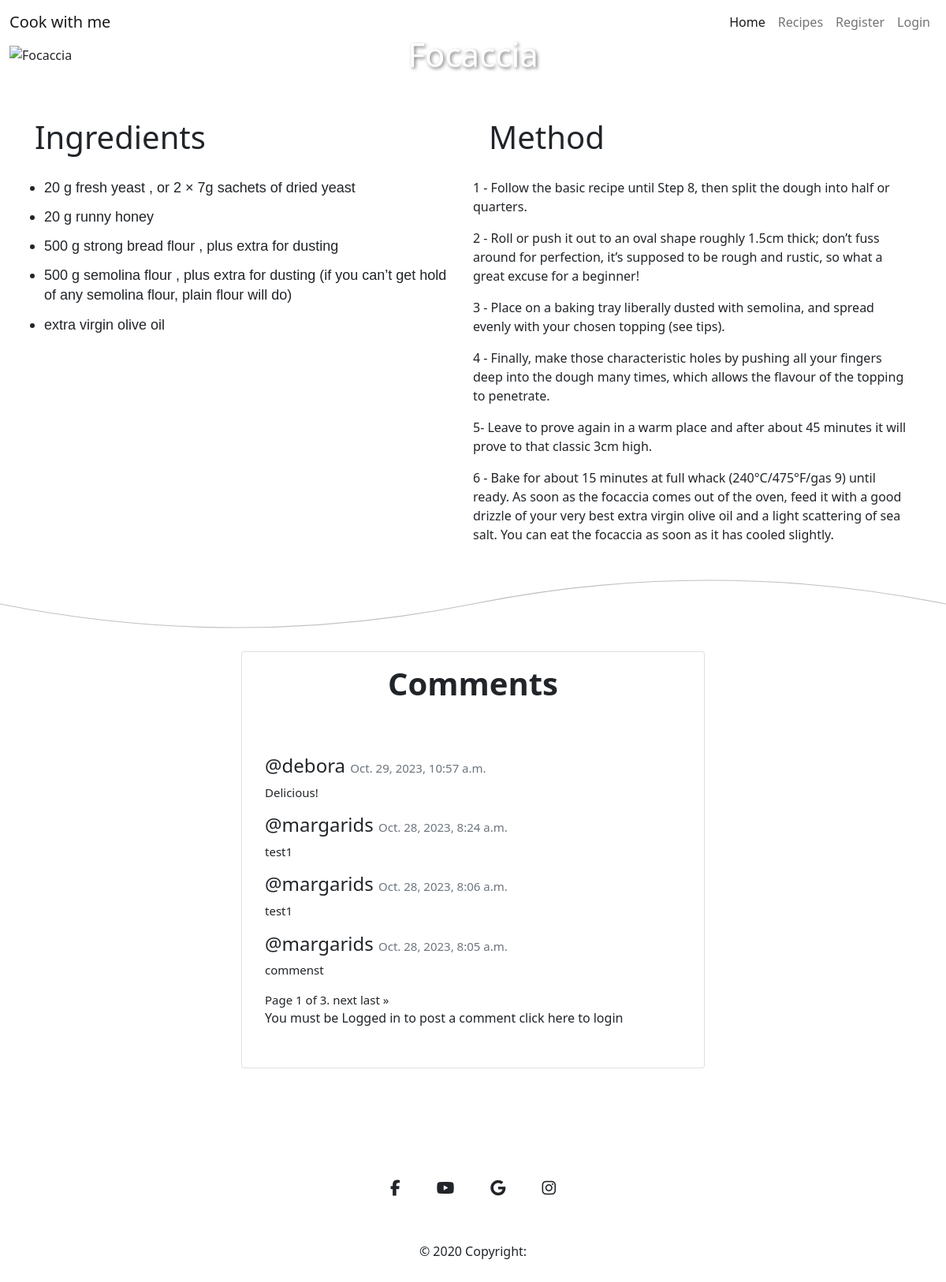
The page /recipes/4/ on the database as committed earlier.
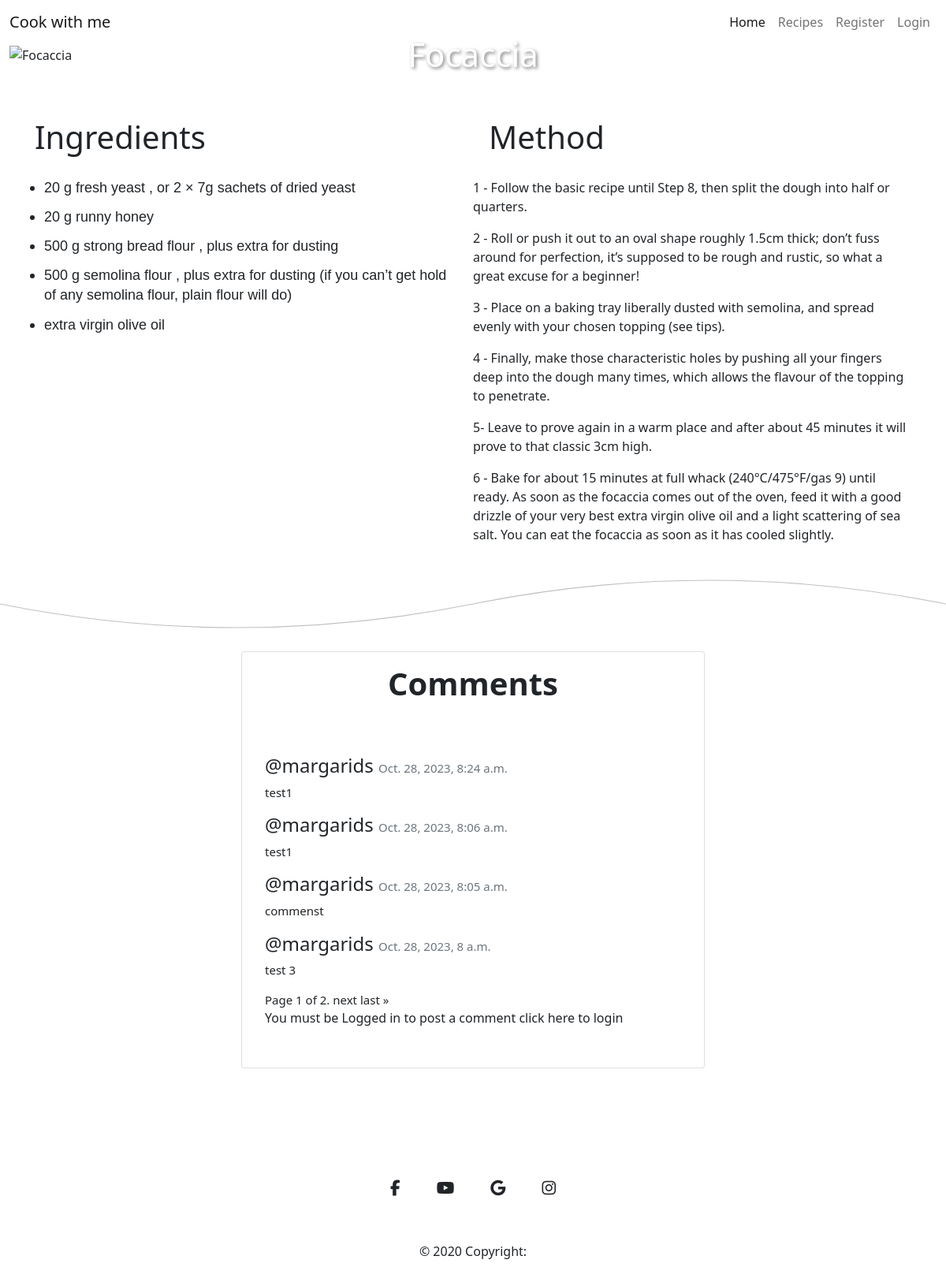
The same page on the database as committed later.
### cook_recipe/models.py (models this page shows, shortened)
class Comment(models.Model):
    recipe = models.ForeignKey(Recipe, on_delete=models.CASCADE)
    user = models.ForeignKey(User, on_delete=models.CASCADE, null=True, blank=True)
    email = models.EmailField(max_length=50, blank=True, null=True)
    content_body = models.TextField(max_length=400)
    comment_approved = models.BooleanField(default=False)
    created_on = models.DateTimeField(auto_now_add=True)

### cook_recipe/views.py (the view, shortened to what this page needs)
# urls.py: path('recipes/<int:recipe_id>/', views.recipe_content, name='recipe_content'),
def recipe_content(request, recipe_id):
    recipe = get_object_or_404(Recipe, pk=recipe_id)
    comments = recipe.comment_set.all().order_by('-created_on')
    paginator = Paginator(comments, 4) # Show 4 comments per page
    page = request.GET.get('page')
    comments = paginator.get_page(page)
    form = CommentForm()
    return render(request, 'recipe_content.html', {'form':form, 'recipe':recipe, 'comments': comments})

### templates/recipe_content.html (shortened to what this page needs)
{% extends 'base.html' %}
{% load static%}
{% load crispy_forms_tags%}
{% block content %}
<div class="container-fluid">
    <div class="row">
        <div class="col-12 title-box">
            <img src="{{ recipe.recipe_image.url }}" alt="{{ recipe.title }}" class="img-fluid w-100">
            <h1>{{ recipe.title }}</h1>
        </div>
    </div>
</div>
<div class="container-fluid row mt-5">
        <div class="col-md-6">
            <h2>Ingredients</h2>
            {{ recipe.content|safe }}
        </div>
        <div class="col-md-6">
            <h2>Method</h2>
            {{ recipe.content_method|safe }}
        </div>
</div>
<svg xmlns="http://www.w3.org/2000/svg" viewBox="0 0 1000 100" preserveAspectRatio="none">
    <path d="M0 50 Q 250 100 500 50 T 1000 50" fill="none" stroke="silver" stroke-width="1"></path>
</svg>
<div class="row d-flex justify-content-center mt-100 mb-100">
    <div class="col-lg-6">
        <div class="card">
            <div class="card-body text-center">
                <h4 class="card-title fs-1">Comments</h4>
            </div>
            <div class="comment-widgets">
                <div class="d-flex flex-row comment-row m-t-0">
                    <div class="comment-text w-100">
                        {% for comment in comments %}
                             <h6 class="fs-4 mt-3">@{{ comment.user }} <span class="text-muted float-right">{{ comment.created_on }}</span></h6>
                             <span class="m-b-15 d-block">{{ comment.content_body }}</span>
                        {% endfor %}
                        <div class="pagination">
                            <span class="step-links">
                                <span class="current">
                                    Page {{ comments.number }} of {{ comments.paginator.num_pages }}.
                                </span>
                                {% if comments.has_next %}
                                    <a href="?page={{ comments.next_page_number }}">next</a>
                                    <a href="?page={{ comments.paginator.num_pages }}">last &raquo;</a>
                                {% endif %}
                            </span>
                        </div>
                        {% if user.is_authenticated %}
                            <h3>Add a Comment</h3>
                            <form method="post">
                                {% csrf_token %}
                                {{ form|crispy }}
                                <button type="submit" class="btn btn-success btn-sm mt-5">Publish</button>
                            </form>
                        {% else %}
                            <p>You must be Logged in to post a comment <a href="{% url 'account_login' %}">click here</a> to login </p>
                        {% endif %}
                    </div>
                </div>
            </div>
        </div>
    </div>
</div>
{% endblock %}

Rows that differ between the two databases and show on the page:
removed Comment: user "debora", created_on "Oct. 29, 2023, 10:57 a.m.", content_body "Delicious!"
now on this page (row unchanged): Comment: user "margarids", created_on "Oct. 28, 2023, 8 a.m.", content_body "test 3"
Other text that changed with them:
{{ comments.paginator.num_pages }}: "3" → "2"
